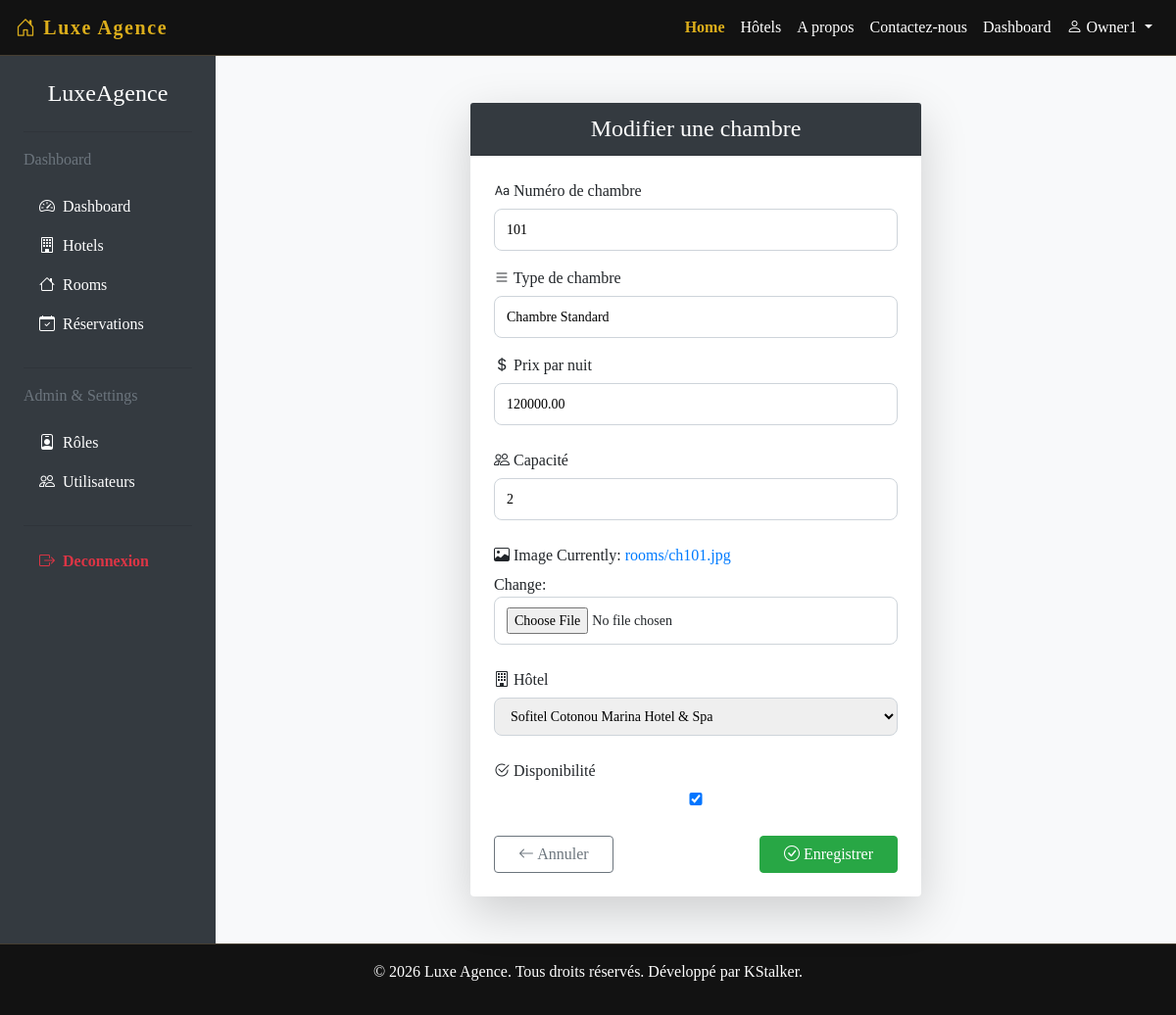
/rooms/1/edit/ (signed in), run on the app's committed database.
### Agence/models.py (models this page shows)
class Room(models.Model):
    hotel = models.ForeignKey(Hotel, on_delete=models.CASCADE)
    room_number = models.CharField(max_length=20)
    room_type = models.CharField(max_length=100)
    price_per_night = models.DecimalField(max_digits=10, decimal_places=2)
    available = models.BooleanField(default=True)
    capacity = models.IntegerField()
    image = models.ImageField(upload_to='rooms/', default='rooms/default.jpg')

### Agence/views.py (the view)
# urls.py: path('rooms/<int:pk>/edit/', views.UpdateRoomView.as_view(), name='edit_room'),
class UpdateRoomView(LoginRequiredMixin,UpdateView):
    model = Room
    template_name = 'rooms/form_room.html'
    fields = ['hotel', 'room_number', 'room_type', 'price_per_night', 'available', 'capacity', 'image']
    success_url = '/gestionrooms/'

### Agence/models.py (called while the page is built)
    def __str__(self):
        return self.name

### Agence/templates/rooms/form_room.html (shortened to what this page needs)
{% extends 'base.html' %}
{% block content %}
<div class="d-flex" style="min-height: 100vh;">
    {% include 'administrateur/sidebar.html' %}
<div class="container py-5" style="flex: 1; background-color: #f8f9fa;">
    <div class="row justify-content-center">
        <div class="col-md-8 col-lg-6">
            <div class="card shadow-lg border-0 rounded-4">
                <div class="card-header bg-dark text-white text-center rounded-top-4">
                    <h4 class="mb-0">
                        {% if form.instance.pk %} Modifier une chambre {% else %} Créer une chambre {% endif %}
                    </h4>
                </div>
                <div class="card-body p-4">
                    <form method="post" enctype="multipart/form-data">
                        <div class="mb-3">
                            <label for="id_room_number" class="form-label fw-semibold">
                                <i class="bi bi-type me-1"></i> Numéro de chambre
                            </label>
                            {{ form.room_number }}
                        </div>
                        <div class="mb-3">
                            <label for="id_room_type" class="form-label fw-semibold">
                                <i class="bi bi-list me-1"></i> Type de chambre
                            </label>
                            {{ form.room_type }}
                        </div>
                        <div class="mb-4">
                            <label for="id_price_per_night" class="form-label fw-semibold">
                                <i class="bi bi-currency-dollar me-1"></i> Prix par nuit
                            </label>
                            {{ form.price_per_night }}
                        </div>
                        <div class="mb-4">
                            <label for="id_capacity" class="form-label fw-semibold">
                                <i class="bi bi-people me-1"></i> Capacité
                            </label>
                            {{ form.capacity }}
                        </div>
                        <div class="mb-4">
                            <label for="id_image" class="form-label fw-semibold">
                                <i class="bi bi-image me-1"></i> Image
                            </label>
                            {{ form.image }}
                        </div>
                        <div class="mb-4">
                            <label for="id_hotel" class="form-label fw-semibold">
                                <i class="bi bi-building me-1"></i> Hôtel
                            </label>
                            {{ form.hotel }}
                        </div>
                        <div class="mb-4">
                            <label for="id_available" class="form-label fw-semibold">
                                <i class="bi bi-check2-circle me-1"></i> Disponibilité
                            </label>
                            {{ form.available }}
                        </div>
                        <div class="d-flex justify-content-between">
                            <a href="{% url 'gestrooms' %}" class="btn btn-outline-secondary px-4">
                                <i class="bi bi-arrow-left"></i> Annuler
                            </a>
                            <button type="submit" class="btn btn-success px-4">
                                <i class="bi bi-check-circle"></i> Enregistrer
                            </button>
                        </div>
                    </form>
                </div>
            </div>
        </div>
    </div>
</div>
</div>
{% endblock %}

### Agence/templates/base.html (shortened to what this page needs)
<!doctype html>
<html lang="en">
  <head>
    <link rel="stylesheet" href="https://cdn.jsdelivr.net/npm/bootstrap@4.4.1/dist/css/bootstrap.min.css">
    <link href="https://cdn.jsdelivr.net/npm/bootstrap-icons@1.11.3/font/bootstrap-icons.css" rel="stylesheet">
    <link rel="stylesheet" href="https://unpkg.com/aos@2.3.1/dist/aos.css" />
    <link rel="stylesheet" href="https://cdn.jsdelivr.net/npm/flatpickr/dist/flatpickr.min.css">
  </head>
  <body>
        <nav class="navbar navbar-expand-lg navbar-custom" style="border-bottom: 0.1px solid rgb(70, 62, 49);">
        <a class="navbar-brand" href="{% url 'home' %}"><i class="bi bi-house-door"></i> Luxe Agence</a>
        <div class="collapse navbar-collapse white" id="navbarNavDropdown">
            <ul class="navbar-nav ml-auto">
            <li class="nav-item active">
                <a class="nav-link" href="{% url 'home' %}">Home<span class="sr-only">(current)</span></a>
            </li>
            <li class="nav-item">
                <a class="nav-link" href="{% url 'list_hotel' %}">Hôtels</a>
            </li>
            <li class="nav-item">
                <a class="nav-link" href="{% url 'about' %}">A propos</a>
            </li>
            <li class="nav-item">
                <a class="nav-link" href="{% url 'contact' %}">Contactez-nous</a>
            </li>
            <li class="nav-item">
                <a class="nav-link" href="{% url 'dashboard' %}">Dashboard</a>
            </li>
            <li class="nav-item dropdown">
                <a class="nav-link dropdown-toggle" href="#" id="navbarDropdownMenuLink" role="button" data-toggle="dropdown" aria-haspopup="true" aria-expanded="false">
                    {% if user.is_authenticated %}
                            <i class="bi bi-person"></i> {{ user.username }}
                        {% else %}
                            <i class="bi bi-person"></i>
                        {% endif %}
                    </a>
            </li>
            </ul>
        </div>
        </nav>
    {% block content %}
    {% endblock %}
    <footer class="p-3" style="border-top: 0.1px solid rgb(70, 62, 49); background-color: #121212; ">
        <p class="text-center text-white">© 2026 Luxe Agence. Tous droits réservés. Développé par KStalker.</p>
    </footer>
  </body>
</html>

### Agence/templates/base.html (style rules this page uses)
.navbar-custom { background-color: #121212; }
.navbar-custom .navbar-brand { color: #dcae1b; font-weight: 900; letter-spacing: 0.08em; }
.navbar-custom .nav-link, .navbar-custom .dropdown-item { color: #ffffff; }
.navbar-custom .nav-item.active .nav-link { color: #dcae1b !important; background-color: transparent !important; border-radius: 0; font-weight: 700; }
body { font-family: 'Times New Roman', Times, serif; }

### Agence/templates/rooms/form_room.html (style rules this page uses)
input, textarea, select { width: 100%; padding: 10px 12px; border: 1px solid #ced4da; border-radius: 8px; font-size: 14px; transition: all 0.3s ease; }
.form-label { margin-bottom: 6px; }
.card { transition: transform 0.2s ease; }

### data on the page
Room: room_number "101", room_type "Chambre Standard", price_per_night "120000.00", capacity "2", hotel "Sofitel Cotonou Marina Hotel & Spa", available "☑"

### other printed values
{{ user.username }} "Owner1"
